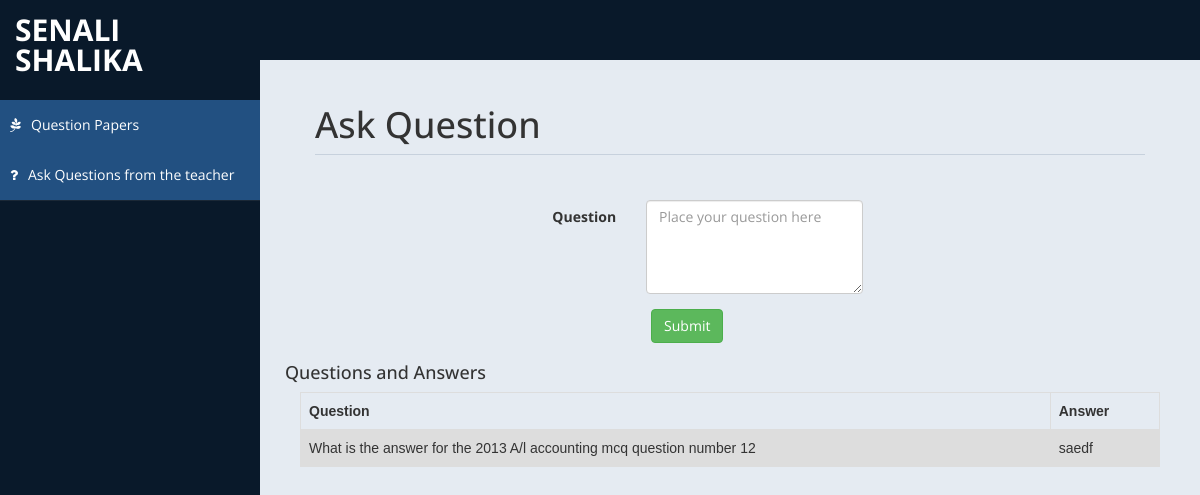
The page /question.php (signed in) on the database as committed earlier.
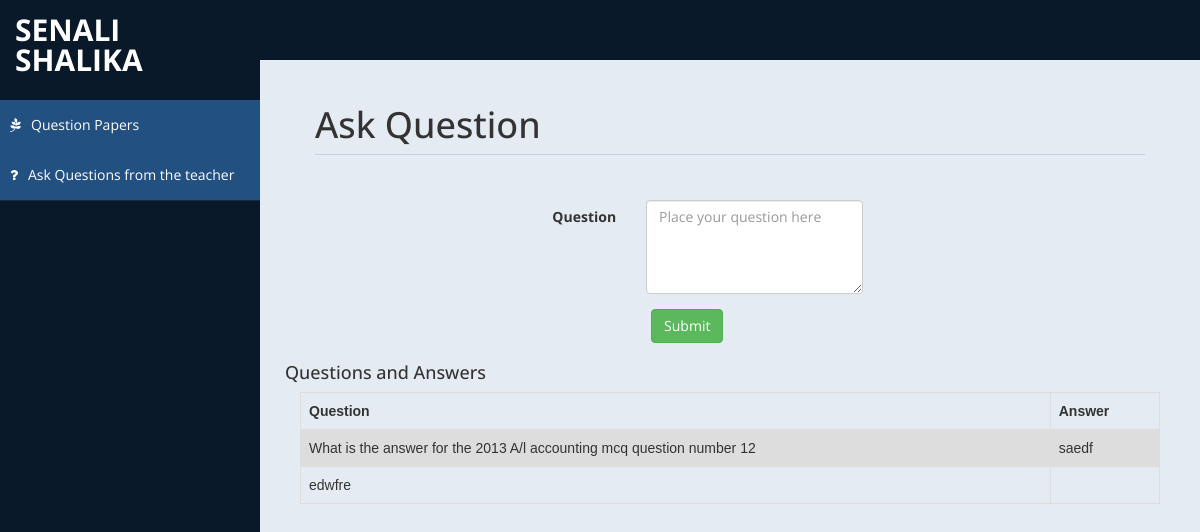
The same page on the database as committed later.
### tables this page shows
CREATE TABLE IF NOT EXISTS `question` (
  `question_id` int(11) NOT NULL,
  `student_id` int(11) NOT NULL,
  `question` varchar(300) NOT NULL,
  `answer` varchar(300) DEFAULT NULL,
  PRIMARY KEY (`question_id`),
  KEY `FK_question_users` (`student_id`),
  CONSTRAINT `FK_question_users` FOREIGN KEY (`student_id`) REFERENCES `users` (`id`)
);

### question.php (the view, shortened to what this page needs)
<?php
require_once 'db/dbConnection.php';
$sql = "SELECT * FROM users WHERE id='" . $_SESSION['id'] . "';";
$result = $conn->query($sql);
if ($result->num_rows > 0) {
    while ($row = $result->fetch_assoc()) {
        $userid = $row["id"];
        $name = $row["name"];
    }
}
?>
<!DOCTYPE html>
<html xmlns="http://www.w3.org/1999/xhtml">
<head>
    <link href="assets/css/bootstrap.css" rel="stylesheet" />
    <link href="assets/css/font-awesome.css" rel="stylesheet" />
    <link href="assets/css/custom-styles.css" rel="stylesheet" />
</head>
<body>
    <div id="wrapper">
        <nav class="navbar navbar-default top-navbar" role="navigation">
            <div class="navbar-header">
                <a class="navbar-brand" href="index.php"><?php echo "$name";?></a>
            </div>
        </nav>
        <nav class="navbar-default navbar-side" role="navigation">
            <div class="sidebar-collapse">
                <ul class="nav" id="main-menu">
                    <br><br>
                    <li>
                      <a href="student.php" class="active-menu"><i class="fa fa-pagelines"></i>Question Papers</a>
                      <a href="question.php" class="active-menu"><i class="fa fa-question"></i>Ask Questions from the teacher</a>
                    </li>
                </ul>
            </div>
        </nav>
        <div id="page-wrapper" >
            <div id="page-inner">
		<div class="col-md-12">
                        <h1 class="page-header">
                            Ask Question
                        </h1>
                </div>
                <div class="row">
                    <div class="col-md-5 col-md-offset-3">
                       <form class="form-horizontal" >
                        <fieldset>
                            <div class="form-group">
                                <label class="col-sm-4 control-label" for="question">Question</label>
                                    <div class="col-sm-8">
                                        <textarea id="question" type="text"  placeholder="Place your question here" class="form-control" name="question" id="question" rows="4"></textarea>
                                    </div>
                            </div>
                        </fieldset>
                       </form>
                            <div class="col-sm-offset-4 col-sm-8">
                                <button type="submit" name="question" class="btn btn-success" onclick="submitQuestion()">Submit</button>
                            </div>
                    </div>
                </div>
                <div class="row">
                  <h4>
                    Questions and Answers
                  </h4>
                </div>
                <div class="row">
                    <div class="col-md-12">
                        <table>
                            <tr>
                            <th>Question</th>
                            <th>Answer</th>
                            </tr>
                            <?php
                                require_once 'db/dbConnection.php';
                                $sql = "SELECT * FROM question WHERE student_id='" . $userid . "';";
                                $result = $conn->query($sql);
                                if ($result->num_rows > 0) {
                                    while ($row = $result->fetch_assoc()) {
                                       echo'<tr>';
                                            echo'<td>' . $row["question"] . '</td>';
                                            echo'<td>' . $row["answer"] . '</td>';
                                    }
                                }
                            ?>
                            </tr>
                        </table>
                    </div>
                </div>
            </div>
        </div>
    </div>
</body>
</html>

Rows that differ between the two databases and show on the page:
added question: question "edwfre"
